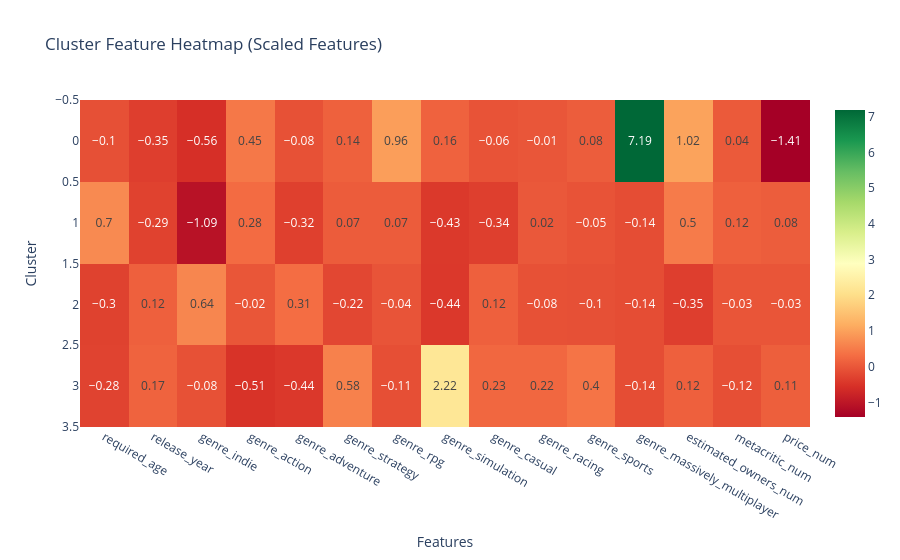

Here is the notebook cell this chart was saved with:
### Code cell
# Heatmap for quick visual interpretation
# Mean feature values by cluster (scaled data)
cluster_profiles = (
    df_scaled
    .groupby(clusters)
    .mean()
    .round(2)
)

fig = px.imshow(
    cluster_profiles,
    text_auto=True,
    aspect="auto",
    color_continuous_scale="RdYlGn",
    title="Cluster Feature Heatmap (Scaled Features)"
)

fig.update_layout(
    xaxis_title="Features",
    yaxis_title="Cluster"
)

fig.show()

### Figure 1 — Plotly figure (JSON) as saved in the notebook; plotly's stock layout.template omitted (floating-point values rounded to 4 significant figures)
{"data": [{"coloraxis": "coloraxis", "hovertemplate": "x: %{x}<br>y: %{y}<br>color: %{z}<extra></extra>", "name": "0", "texttemplate": "%{z}", "type": "heatmap", "x": ["required_age", "release_year", "genre_indie", "genre_action", "genre_adventure", "genre_strategy", "genre_rpg", "genre_simulation", "genre_casual", "genre_racing", "genre_sports", "genre_massively_multiplayer", "estimated_owners_num", "metacritic_num", "price_num"], "xaxis": "x", "y": [0, 1, 2, 3], "yaxis": "y", "z": [[-0.1, -0.35, -0.56, 0.45, -0.08, 0.14, 0.96, 0.16, -0.06, -0.01, 0.08, 7.19, 1.02, 0.04, -1.41], [0.7, -0.29, -1.09, 0.28, -0.32, 0.07, 0.07, -0.43, -0.34, 0.02, -0.05, -0.14, 0.5, 0.12, 0.08], [-0.3, 0.12, 0.64, -0.02, 0.31, -0.22, -0.04, -0.44, 0.12, -0.08, -0.1, -0.14, -0.35, -0.03, -0.03], [-0.28, 0.17, -0.08, -0.51, -0.44, 0.58, -0.11, 2.22, 0.23, 0.22, 0.4, -0.14, 0.12, -0.12, 0.11]]}], "layout": {"coloraxis": {"colorscale": [[0, "rgb(165,0,38)"], [0.1, "rgb(215,48,39)"], [0.2, "rgb(244,109,67)"], [0.3, "rgb(253,174,97)"], [0.4, "rgb(254,224,139)"], [0.5, "rgb(255,255,191)"], [0.6, "rgb(217,239,139)"], [0.7, "rgb(166,217,106)"], [0.8, "rgb(102,189,99)"], [0.9, "rgb(26,152,80)"], [1, "rgb(0,104,55)"]]}, "title": {"text": "Cluster Feature Heatmap (Scaled Features)"}, "xaxis": {"anchor": "y", "domain": [0, 1], "title": {"text": "Features"}}, "yaxis": {"anchor": "x", "autorange": "reversed", "domain": [0, 1], "title": {"text": "Cluster"}}}}
